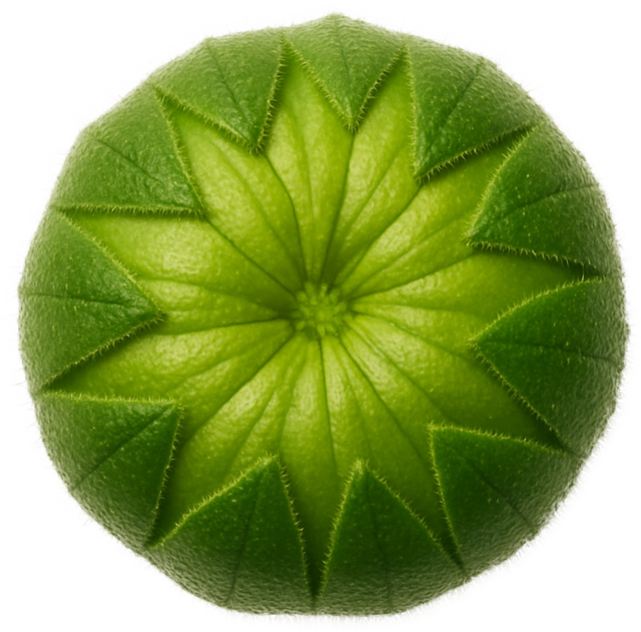
#> input picture assets/flower_0.png, 641 x 632 px; its folder holds 4 pictures in this run
$ python generate_sprite.py
#> lines starting #> are read from the running program, lines starting #| are printed output that depends on the picture
import os
from PIL import Image

def generate_sprite_sheet():
    assets_dir = 'assets'
    output_file = os.path.join(assets_dir, 'flower_sprite.webp')

    files = [f for f in os.listdir(assets_dir) if f.startswith('flower_') and f.endswith('.png')]
    files.sort(key=lambda x: int(x.split('_')[1].split('.')[0]))

    if not files:
        print("No flower frames found.")
        return

    print(f"Found {len(files)} frames: {files}")

    images = [Image.open(os.path.join(assets_dir, f)) for f in files]
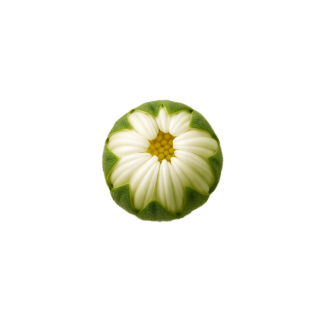
#> input picture assets/flower_1.png, 324 x 324 px
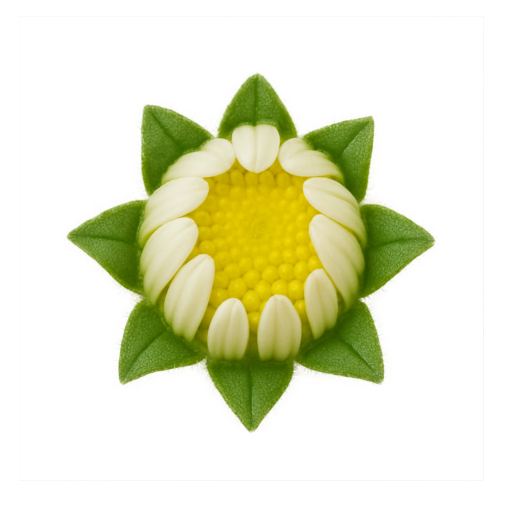
#> input picture assets/flower_2.png, 1026 x 1026 px (shown at 1/2 size)
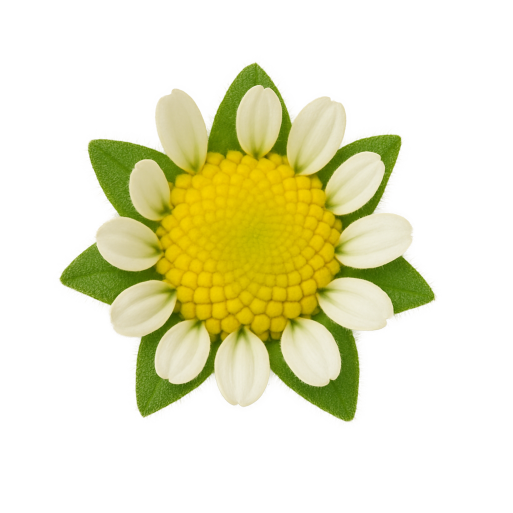
#> input picture assets/flower_3.png, 1025 x 1025 px (shown at 1/2 size)

    target_width, target_height = images[0].size
#> target_width = 641; target_height = 632
    print(f"Target frame size: {target_width}x{target_height}")
#| Target frame size: 641x632

    resized_images = []
    for i, img in enumerate(images):
        if img.size != (target_width, target_height):
            print(f"Resizing frame {i} from {img.size} to ({target_width}, {target_height})")
            img = img.resize((target_width, target_height), Image.Resampling.LANCZOS)
        resized_images.append(img)
#> this loop made 4 passes
#| Resizing frame 1 from (324, 324) to (641, 632)
#| Resizing frame 2 from (1026, 1026) to (641, 632)
#| Resizing frame 3 from (1025, 1025) to (641, 632)
#> pass 3, in generate_sprite_sheet, `img = img.resize((target_width, target_height), Image.Resampling.LANCZ..`:
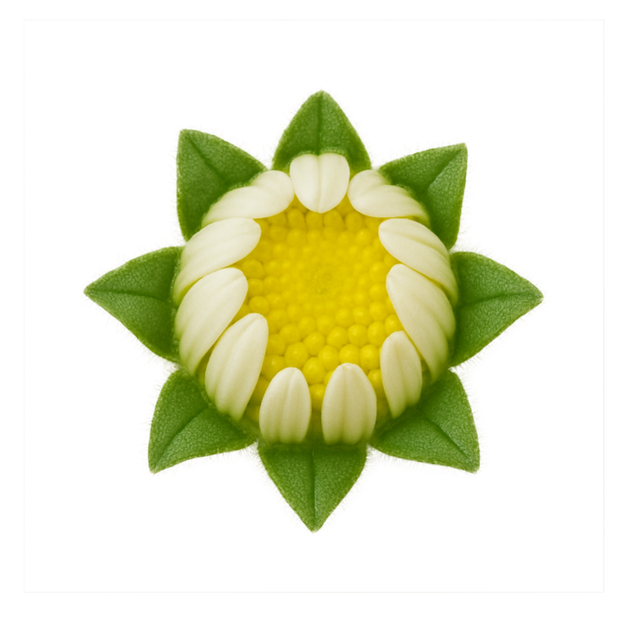
#> img: PIL image 641x632 RGBA; mean R, G, B, A 57.6, 59.8, 29.8, 70.4; transparent parts drawn white
#> after the loop, resized_images = 4 items

    total_width = target_width * len(resized_images)
#> total_width = 2564

    sprite_sheet = Image.new('RGBA', (total_width, target_height))
#> sprite_sheet: PIL image 2564x632 RGBA; every value is 0

    for i, img in enumerate(resized_images):
        sprite_sheet.paste(img, (i * target_width, 0))
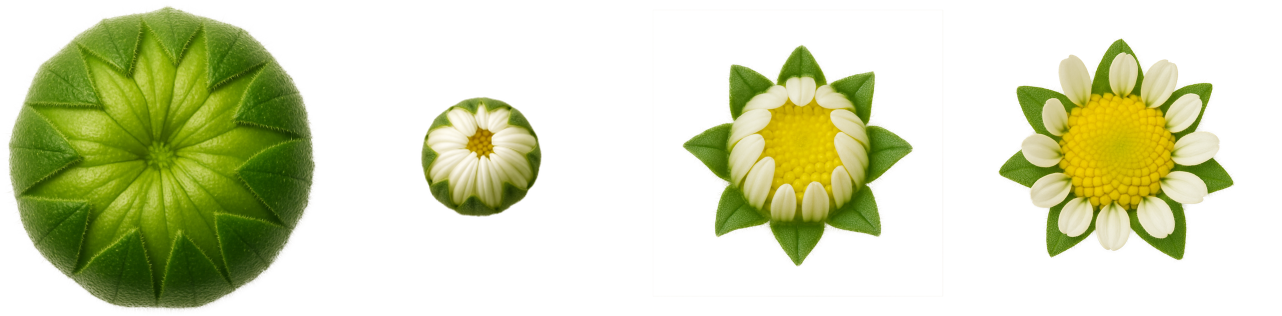
#> sprite_sheet: PIL image 2564x632 RGBA (shown at 1/2 size); mean R, G, B, A 56.1, 61.6, 24.8, 89.8; transparent parts drawn white

    sprite_sheet.save(output_file, 'WEBP', quality=90)
    print(f"Sprite sheet saved to {output_file}")
    print(f"Dimensions: {total_width}x{target_height}")
#| Dimensions: 2564x632

if __name__ == "__main__":
    generate_sprite_sheet()
